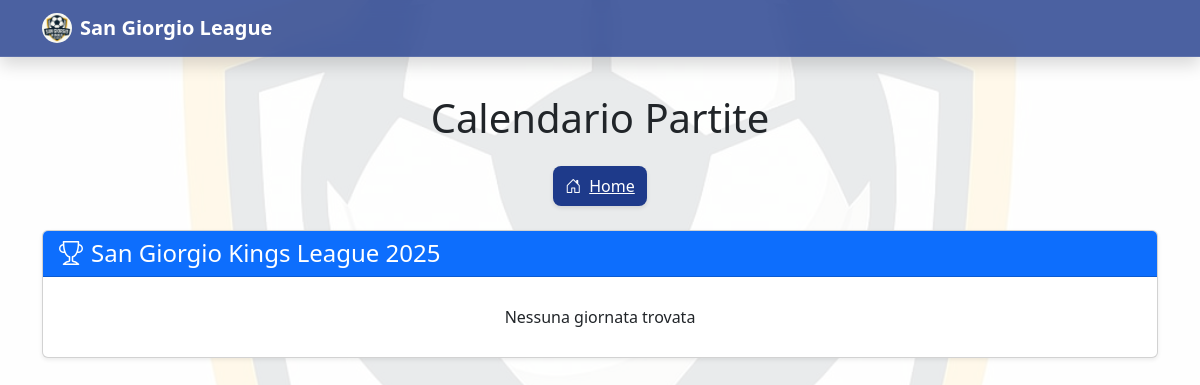
The page /partite.php on the database as committed earlier.
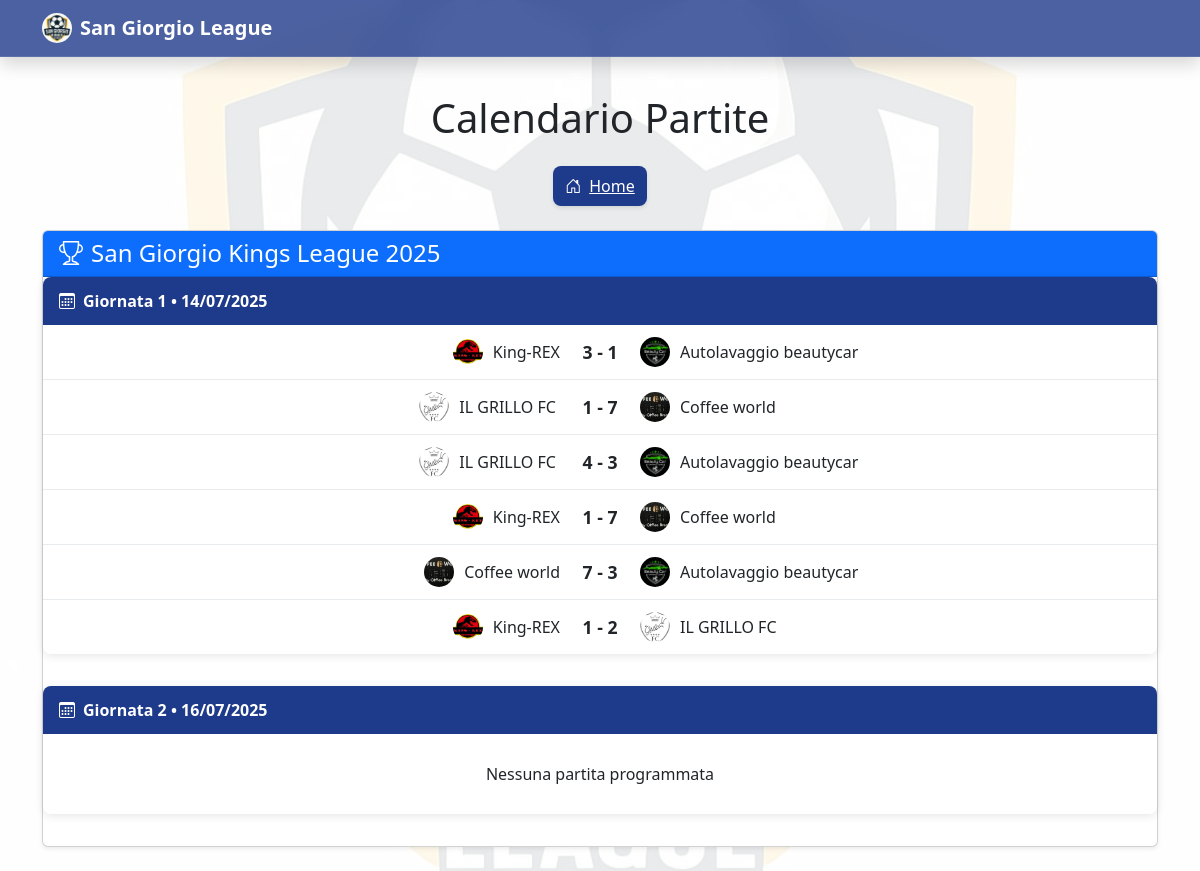
The same page on the database as committed later.
### tables this page shows
CREATE TABLE `campionati` (
  `ID_campionato` int(11) NOT NULL,
  `Nome` varchar(50) DEFAULT NULL,
  `Nazione` varchar(50) DEFAULT NULL
);

CREATE TABLE `giornate` (
  `ID_giornata` int(11) NOT NULL,
  `Numero` int(11) DEFAULT NULL,
  `Cod_campionato` int(11) DEFAULT NULL,
  `Data_inizio` date DEFAULT NULL,
  `Data_fine` date DEFAULT NULL
);

CREATE TABLE `partite` (
  `ID_partita` int(11) NOT NULL,
  `Cod_giornata` int(11) DEFAULT NULL,
  `Squadra_casa` int(11) DEFAULT NULL,
  `Squadra_ospite` int(11) DEFAULT NULL,
  `Gol_casa` int(11) DEFAULT NULL,
  `Gol_ospite` int(11) DEFAULT NULL,
  `Data` datetime DEFAULT NULL,
  `Stato` enum('da giocare','in corso','terminata') DEFAULT 'da giocare',
  `Cod_campionato` int(11) DEFAULT NULL
);

CREATE TABLE `squadre` (
  `ID_squadre` int(11) NOT NULL,
  `Nome` varchar(30) DEFAULT NULL,
  `immagini_loghi` varchar(30) NOT NULL,
  `Cod_presidenti` int(11) DEFAULT NULL,
  `Cod_campionato` int(11) DEFAULT NULL,
  `PT` int(11) DEFAULT 0,
  `G` int(11) DEFAULT 0,
  `V` int(11) DEFAULT 0,
  `N` int(11) DEFAULT 0,
  `P` int(11) DEFAULT 0,
  `DR` int(11) DEFAULT 0,
  `Girone` varchar(10) DEFAULT NULL
);

### partite.php (the view, shortened to what this page needs)
<!DOCTYPE html>
<html lang="it">
<head>
    <link href="https://cdn.jsdelivr.net/npm/bootstrap@5.3.3/dist/css/bootstrap.min.css" rel="stylesheet">
    <link href="https://cdn.jsdelivr.net/npm/bootstrap-icons@1.10.5/font/bootstrap-icons.css" rel="stylesheet">
    <link rel="stylesheet" href="https://cdnjs.cloudflare.com/ajax/libs/animate.css/4.1.1/animate.min.css">
    <link rel="stylesheet" href="./style.css">
</head>
<body>
    <nav class="navbar navbar-expand-lg navbar-dark fixed-top shadow" style="
        background: rgba(30, 58, 138, 0.8);
        backdrop-filter: blur(10px);
        -webkit-backdrop-filter: blur(10px);
        border-bottom: 1px solid rgba(255,255,255,0.1);
    ">
        <div class="container">
            <a class="navbar-brand fw-bold d-flex align-items-center" href="#">
                <img src="./immagini/logosgl.jpg" alt="Logo" width="30" height="30" class="rounded-circle me-2">
                San Giorgio League
            </a>
        </div>
    </nav>
    <div class="container mt-4">
        <h1 class="text-center mb-4 animate__animated animate__fadeInDown">Calendario Partite</h1>
        <div class="d-flex justify-content-center gap-3 mb-4">
            <a href="index.php" class="nav-btn home-btn">
                <i class="bi bi-house-door me-2"></i>Home
            </a>
        </div>
        <?php
        include 'connessione.php';
        include 'utility.php';
        $query_campionato = "SELECT campionati.ID_campionato, campionati.Nome
                             FROM campionati
                             WHERE campionati.ID_campionato = 2
                             LIMIT 1";
        $result_campionato = $conn->query($query_campionato);
        if ($result_campionato->num_rows > 0) {
            $campionato = $result_campionato->fetch_assoc();
            echo '<div class="card shadow-sm mb-4 animate__animated animate__fadeIn">';
            echo '<div class="card-header bg-primary text-white">';
            echo '<h4 class="mb-0"><i class="bi bi-trophy me-2"></i>'.$campionato['Nome'].'</h4>';
            echo '</div>';
            echo '<div class="card-body p-0">';
            $query_giornate = "SELECT giornate.ID_giornata, giornate.Numero, giornate.Data_inizio, giornate.Data_fine
                               FROM giornate
                               WHERE giornate.Cod_campionato = ".$campionato['ID_campionato']."
                               ORDER BY giornate.Numero";
            $result_giornate = $conn->query($query_giornate);
            if ($result_giornate->num_rows > 0) {
                while($giornata = $result_giornate->fetch_assoc()) {
                    echo '<div class="giornata-card animate__animated animate__fadeIn">';
                    echo '<div class="giornata-header">';
                    if ($giornata['Numero'] == 8) {
                        echo '<i class="bi bi-trophy me-2"></i>Quarti di finale • ' . date('d/m/Y', strtotime($giornata['Data_inizio']));
                    } elseif ($giornata['Numero'] == 9) {
                        echo '<i class="bi bi-trophy me-2"></i>Semifinali andata • ' . date('d/m/Y', strtotime($giornata['Data_inizio']));
                    } elseif ($giornata['Numero'] == 10) {
                        echo '<i class="bi bi-trophy me-2"></i>Semifinali ritorno • ' . date('d/m/Y', strtotime($giornata['Data_inizio']));
                    } elseif ($giornata['Numero'] == 11) {
                        echo '<i class="bi bi-trophy-fill me-2"></i>Finale • ' . date('d/m/Y', strtotime($giornata['Data_inizio']));
                    } else {
                        echo '<i class="bi bi-calendar3 me-2"></i>Giornata ' . $giornata['Numero'] . ' • ' . date('d/m/Y', strtotime($giornata['Data_inizio']));
                    }
                    echo '</div>';
                    $query_partite = "SELECT partite.ID_partita, partite.Data, partite.Stato, partite.Gol_casa, partite.Gol_ospite,
                                      squadre_casa.Nome AS squadra_casa, squadre_ospite.Nome AS squadra_ospite
                                      FROM partite
                                      JOIN squadre AS squadre_casa ON partite.Squadra_casa = squadre_casa.ID_squadre
                                      JOIN squadre AS squadre_ospite ON partite.Squadra_ospite = squadre_ospite.ID_squadre
                                      WHERE partite.Cod_giornata = ".$giornata['ID_giornata']."
                                      ORDER BY partite.Data";
                    $result_partite = $conn->query($query_partite);
                    if ($result_partite->num_rows > 0) {
                        while($partita = $result_partite->fetch_assoc()) {
                            echo '<div class="partita-row">';
                            echo '<div class="squadra squadra-casa">';
                            echo displaySquadraWithLogo($partita['squadra_casa'], $conn);
                            echo '</div>';
                            echo '<div class="risultato">';
                            switch($partita['Stato']) {
                                case 'terminata':
                                    echo $partita['Gol_casa'] . ' - ' . $partita['Gol_ospite'];
                                    break;
                            }
                            echo '</div>';
                            echo '<div class="squadra squadra-ospite">';
                            echo displaySquadraWithLogo($partita['squadra_ospite'], $conn);
                            echo '</div>';
                            echo '</div>';
                        }
                    } else {
                        echo '<div class="partita-row">';
                        echo '<div class="text-center py-3 w-100">Nessuna partita programmata</div>';
                        echo '</div>';
                    }
                    echo '</div>';
                }
            } else {
                echo '<div class="partita-row">';
                echo '<div class="text-center py-3 w-100">Nessuna giornata trovata</div>';
                echo '</div>';
            }
            echo '</div>';
            echo '</div>';
        } else {
            echo '<div class="alert alert-danger text-center">Nessun campionato attivo trovato</div>';
        }
        ?>
    </div>
</body>
</html>

### utility.php (shortened to what this page needs)
<?php
if (!function_exists('getLogoPath')) {
    function getLogoPath($nomeSquadra, $conn) {
        $query = "SELECT immagini_loghi FROM squadre WHERE Nome = ? LIMIT 1";
        $stmt = $conn->prepare($query);
        $stmt->bind_param("s", $nomeSquadra);
        $stmt->execute();
        $result = $stmt->get_result();
        if ($result->num_rows > 0) {
            $row = $result->fetch_assoc();
            return './immagini/' . $row['immagini_loghi'];
        }
        return '';
    }
}
if (!function_exists('displaySquadraWithLogo')) {
    function displaySquadraWithLogo($nomeSquadra, $conn) {
        $logoPath = getLogoPath($nomeSquadra, $conn);
        $output = '';
        if (!empty($logoPath)) {
            $output .= '<img src="'.$logoPath.'" class="squadra-logo" alt="'.$nomeSquadra.'">';
        }
        $output .= '<span class="squadra-nome">'.$nomeSquadra.'</span>';
        return $output;
    }
}
?>

### partite.php (style rules this page uses)
body { padding-top: 70px; font-family: 'Segoe UI', Tahoma, Geneva, Verdana, sans-serif; min-height: 100vh; }
body::before { content: ""; position: fixed; top: 0; left: 0; right: 0; bottom: 0; background-image: url("./immagini/logosgl.jpg"); background-repeat: no-repeat; background-position: center center; z-index: -2; background-size: cover; opacity: 0.3; }
body::after { content: ""; position: fixed; top: 0; left: 0; right: 0; bottom: 0; z-index: -1; background-color: rgba(255, 255, 255, 0.7); }
.squadra-logo { width: 30px; height: 30px; margin-right: 10px; vertical-align: middle; border-radius: 50%; object-fit: cover; }
.squadra-nome { vertical-align: middle; }
.nav-btn { display: inline-flex; align-items: center; justify-content: center; padding: 8px 12px; border-radius: 8px; font-weight: 500; transition: all 0.2s ease; box-shadow: 0 2px 4px rgba(0,0,0,0.1); }
.home-btn { background-color: #1e3a8a; color: white; }
.giornata-card { margin-bottom: 2rem; border-radius: 8px; overflow: hidden; box-shadow: 0 2px 10px rgba(0,0,0,0.1); background-color: rgba(255, 255, 255, 0.85); }
.giornata-header { background-color: #1e3a8a; color: white; padding: 12px 16px; font-weight: 600; }
.partita-row { display: flex; align-items: center; padding: 12px 16px; border-bottom: 1px solid #e9ecef; transition: background-color 0.2s; }
.partita-row:last-child { border-bottom: none; }
.squadra { flex: 1; display: flex; align-items: center; }
.squadra-casa { justify-content: flex-end; text-align: right; }
.squadra-ospite { justify-content: flex-start; text-align: left; }
.risultato { flex: 0 0 80px; text-align: center; font-weight: 700; font-size: 1.1rem; }

Rows that differ between the two databases and show on the page:
added giornate: Numero "1", Data_inizio "14/07/2025"
added partite: shows a picture, Squadra_casa.Nome "King-REX Autolavaggio beautycar", Gol_casa "3", Gol_ospite "1"
added partite: shows a picture, Squadra_casa.Nome "IL GRILLO FC Coffee world", Gol_casa "1", Gol_ospite "7"
added partite: shows a picture, Squadra_casa.Nome "IL GRILLO FC Autolavaggio beautycar", Gol_casa "4", Gol_ospite "3"
added partite: shows a picture, Squadra_casa.Nome "King-REX Coffee world", Gol_casa "1", Gol_ospite "7"
added partite: shows a picture, Squadra_casa.Nome "Coffee world Autolavaggio beautycar", Gol_casa "7", Gol_ospite "3"
added partite: shows a picture, Squadra_casa.Nome "King-REX IL GRILLO FC", Gol_casa "1", Gol_ospite "2"
added giornate: Numero "2", Data_inizio "16/07/2025", shows "Nessuna partita programmata"
Other text that changed with them:
text no longer shown: "Nessuna giornata trovata"
